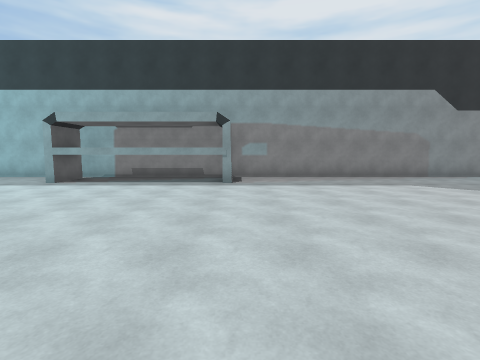
view 1 (above)

21 first-person views from a walk through a Unity game level. The camera is 1.5 m above the floor, tilts 6° down and sees 85° across. The floor is counted in squares, 2 m on a side. Each view is taken from the middle of a square. On the plan, view 1 faces up. The plan holds only what a view shows up to about 9 squares ahead; the rest is blank. The place goes on beyond the plan. The player is left out.

view 2
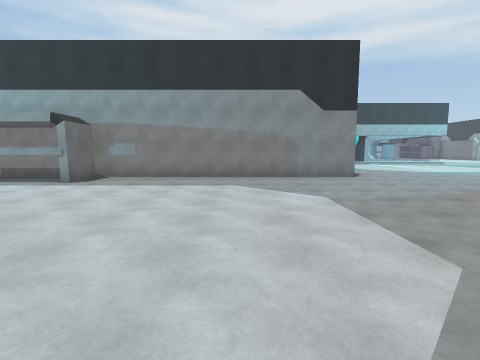

view 3
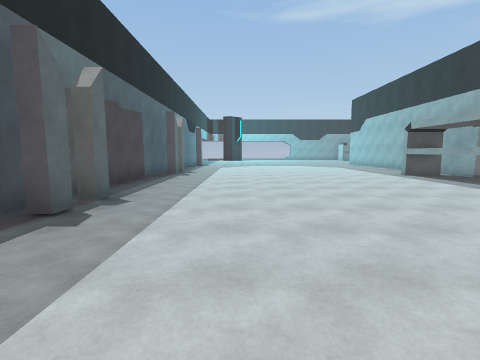

view 4
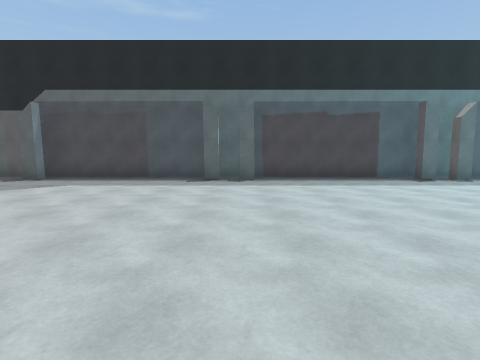

view 5
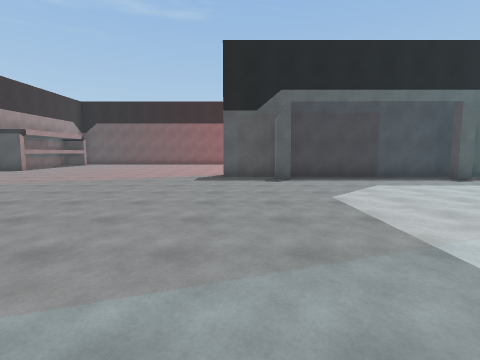

view 6
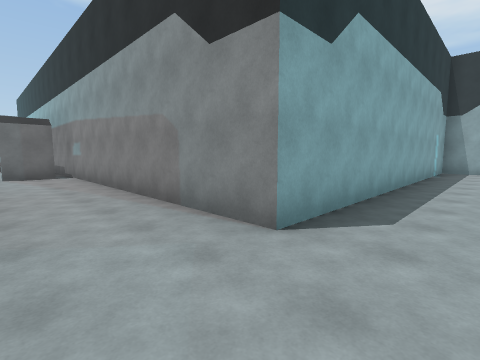

view 7
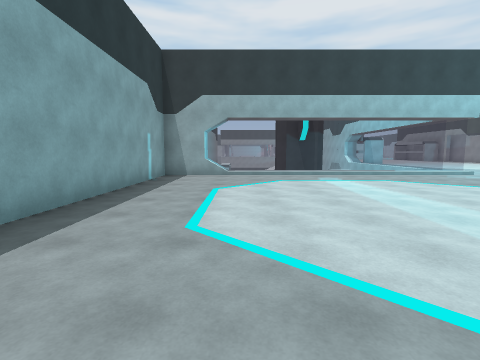

view 8
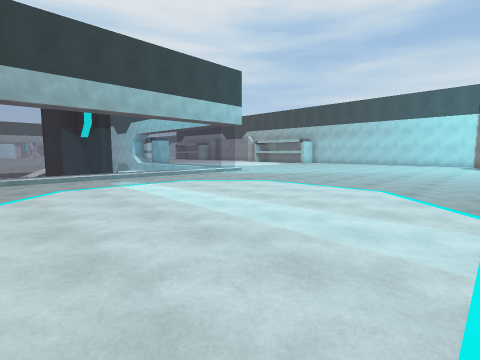

view 9
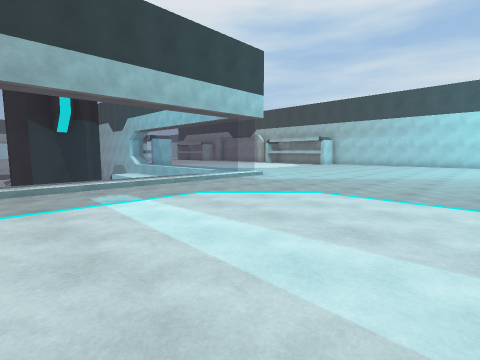

view 10
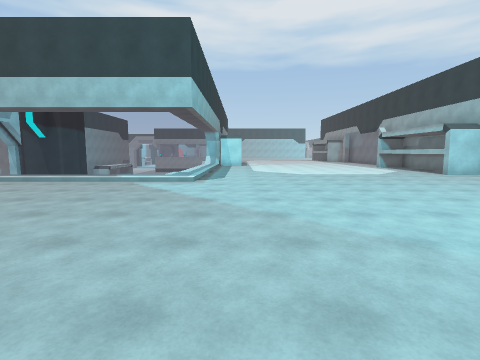

view 11
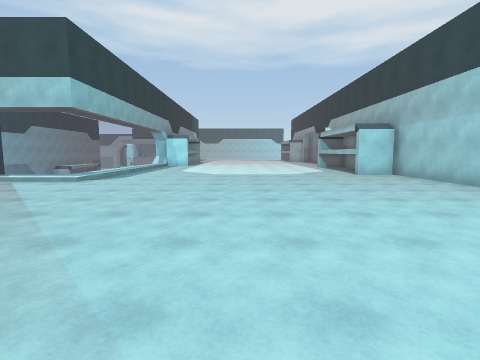

view 12
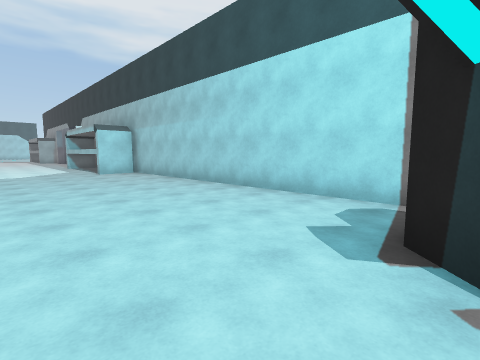

view 13
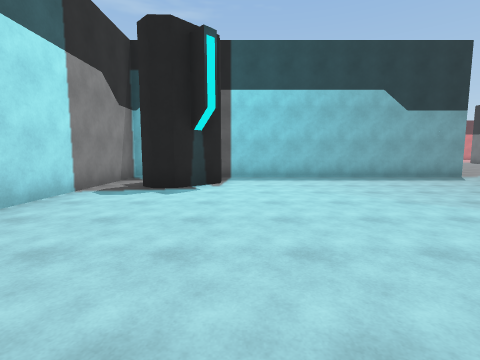

view 14
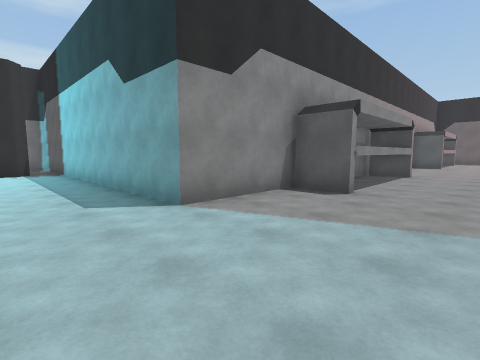

view 15
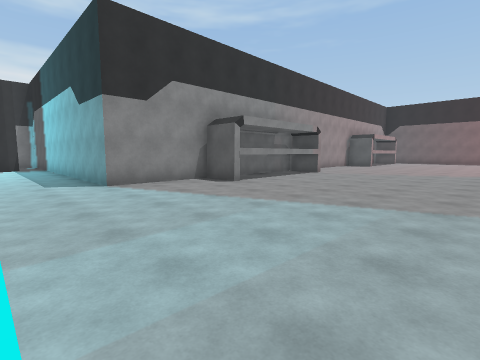

view 16
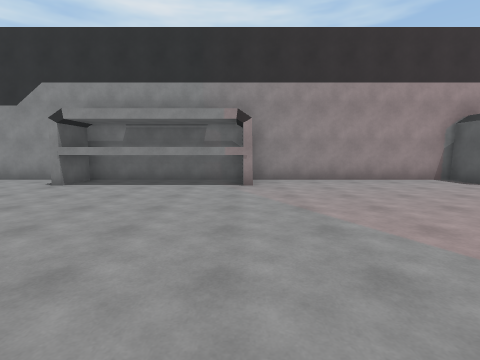

view 17
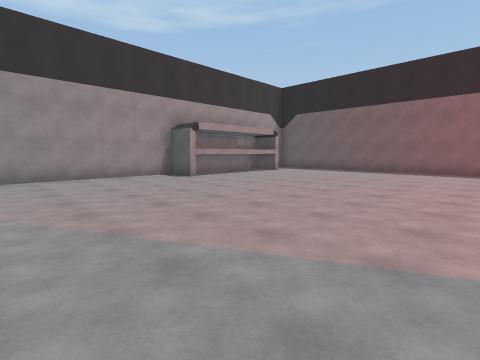

view 18
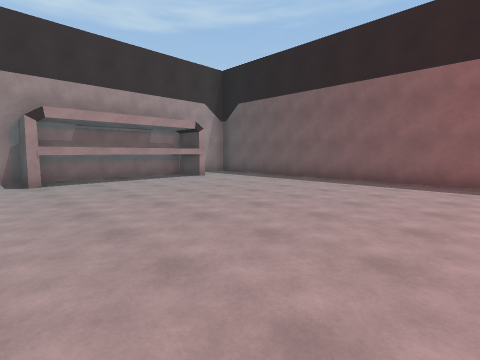

view 19
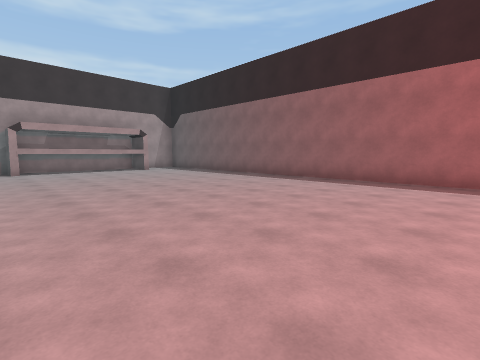

view 20
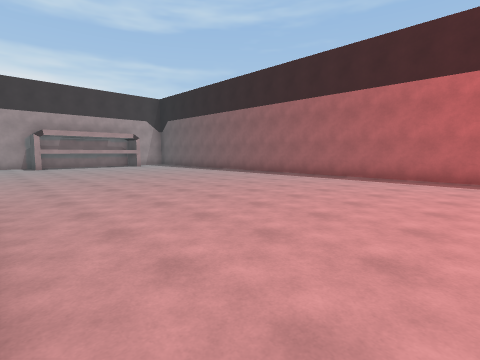

view 21
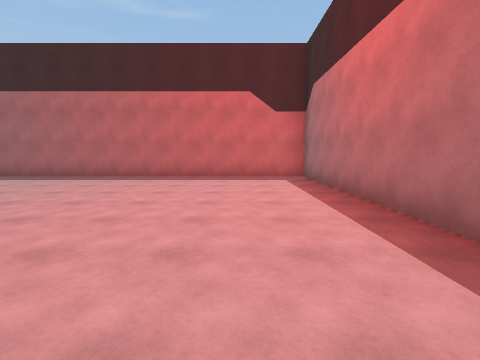

### Floor plan
Key: @ floor where view 1 was taken; # wall or solid block; . floor; / step, stairs or slope; = window, fence, low wall or low ledge.
Columns run from 7 left of view 1 to 28 right of it. Each row starts with its distance up from view 1.
 20                          /.......###
 19                          /.........#
 18               ##=========/.........#
 17               #....................#
 16               #....................#
 15               #....................#
 14               #....................#
 13               #....................#
 12               #....................#
 11               #....................#
 10               #.................##.#
  9               #.................# .#
  8 ###############..........###########
  7  ..####..................#
  6  ........................#
  5   ............... .....###
  4   ............... .....##
  3   .....................#
  2   .....................##
  1   .....................###
  0  ......@.................#
 -1  ........................#
 -2 =#=====#=====##..........#
 -3        . ................#
 -4       ...................#
 -5      #.................###
 -6      #.................##
 -7      #.................#
 -8      #.................##
 -9      #.................##
-10      #.................
-11      #................
-12      ##################

Positions as (right, up) in squares from view 1, and headings:
1: (0, 0), facing up
2: (4, 0), facing up
3: (4, 1), facing left
4: (0, 6), facing down
5: (7, 6), facing down
6: (9, 6), facing up-left
7: (10, 9), facing up
8: (10, 10), facing up-right
9: (11, 12), facing up-right
10: (19, 11), facing up
11: (22, 11), facing up
12: (23, 10), facing up-right
13: (24, 16), facing down
14: (14, 10), facing down-right
15: (11, 10), facing down-right
16: (10, 1), facing right
17: (9, 0), facing down-right
18: (9, -4), facing down-right
19: (5, -4), facing down-right
20: (2, -3), facing down-right
21: (0, -3), facing down
